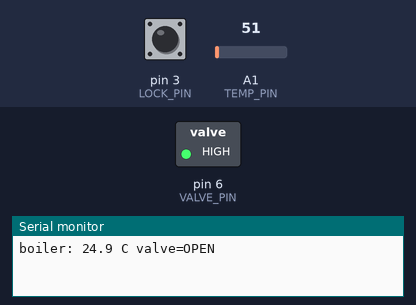
Simulated run of this sketch. Board: Arduino Uno, built with avr-gcc and run on an emulated ATmega328P. On the bench: switched loads named in the sketch (green lamp = pin HIGH), the last lines printed to the serial monitor. Inputs (shaded band) come from the test bench; at power-on: A1 (TEMP_PIN) = 51, pin 3 (LOCK_PIN) HIGH.

Above: at 1.2 s.
1.3 s: A1 (TEMP_PIN) set to 143
2.8 s: A1 (TEMP_PIN) set to 163
At 3.4 s:
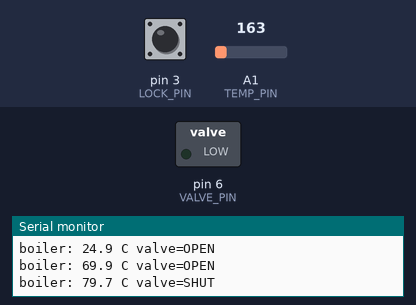
4.3 s: A1 (TEMP_PIN) set to 112
At 5.3 s:
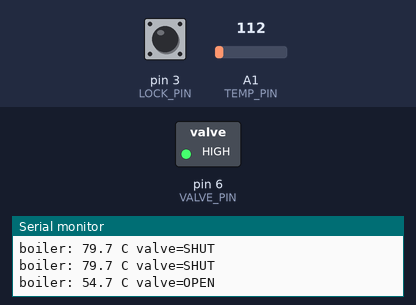
5.8 s: pin 3 (LOCK_PIN) pulled LOW for 3.2 s
At 7.0 s:
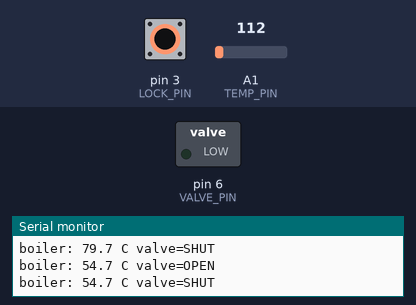
Timing chart, 0 to 10.5 s (numbered marks = the images above; inputs shaded):
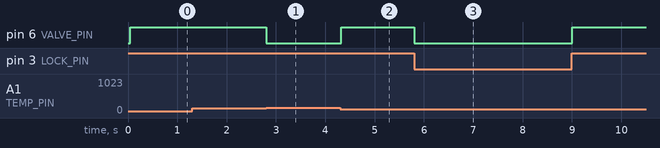

The sketch:

sketch.ino
```cpp
// Small boiler gas-valve thermostat.
// Probe on A1 (10 mV/°C), gas valve on D6, lockout key on D3.

const int TEMP_PIN = A1;
const int VALVE_PIN = 6;
const int LOCK_PIN = 3;
const float FIRE_ON_C = 70.0f;
const float FIRE_OFF_C = 75.0f;
const float MV_PER_C = 10.0f;
const unsigned long TICK_MS = 40;
const unsigned long STATUS_MS = 1000;

bool firing = false;
unsigned long lastTick = 0;
unsigned long lastStatus = 0;
float tempC = 0.0f;

float readBoilerC()
{
    int raw = analogRead(TEMP_PIN);
    float mv = raw * (5000.0f / 1023.0f);
    return mv / MV_PER_C;
}

void setValve(bool openValve)
{
    firing = openValve;
    digitalWrite(VALVE_PIN, openValve ? HIGH : LOW);
}

void printStatus()
{
    Serial.print("boiler: ");
    Serial.print(tempC, 1);
    Serial.print(" C valve=");
    Serial.println(firing ? "OPEN" : "SHUT");
}

void setup()
{
    pinMode(VALVE_PIN, OUTPUT);
    pinMode(LOCK_PIN, INPUT_PULLUP);
    setValve(false);
    Serial.begin(9600);
    lastTick = millis();
    lastStatus = millis();
}

void loop()
{
    unsigned long now = millis();

    if (now - lastTick >= TICK_MS)
    {
        lastTick = now;
        tempC = readBoilerC();
        bool locked = (digitalRead(LOCK_PIN) == LOW);

        if (locked)
        {
            setValve(false);
        }
        else if (tempC < FIRE_ON_C)
        {
            setValve(true);
        }
        else if (tempC > FIRE_OFF_C)
        {
            setValve(false);
        }
    }

    if (now - lastStatus >= STATUS_MS)
    {
        lastStatus = now;
        printStatus();
    }
}
```

Measured:
- the behaviour switches between 153 and 154 on A1 (TEMP_PIN) (found by bisection; images 0 and 1)
- after the input at 2.8 s, pin 6 (VALVE_PIN): HIGH → LOW at once
- after the input at 4.3 s, pin 6 (VALVE_PIN): LOW → HIGH at once
- after the input at 5.8 s, pin 6 (VALVE_PIN): HIGH → LOW at once, → HIGH 3.2 s later
